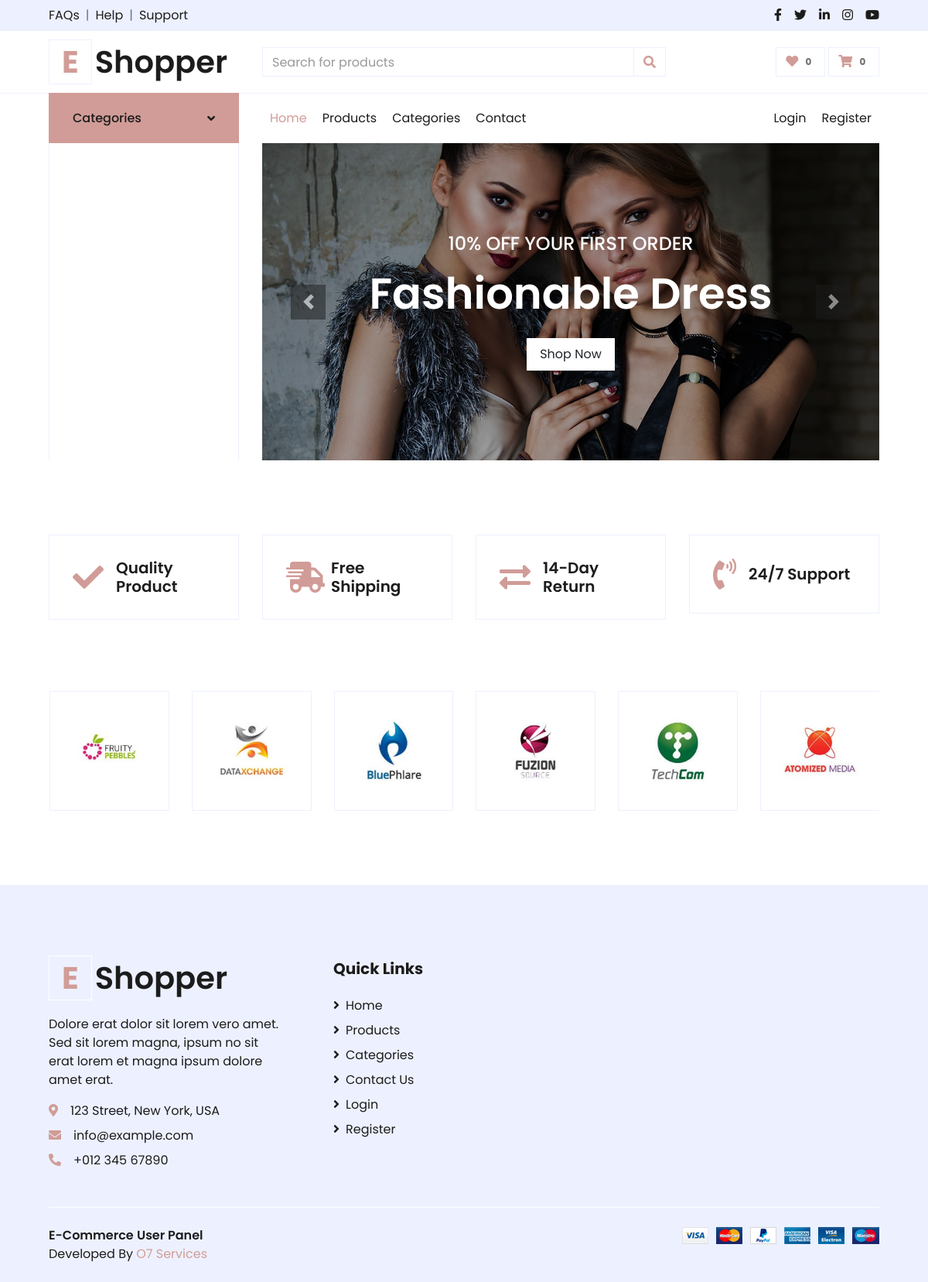
Page /Userside/index on the earlier database version.
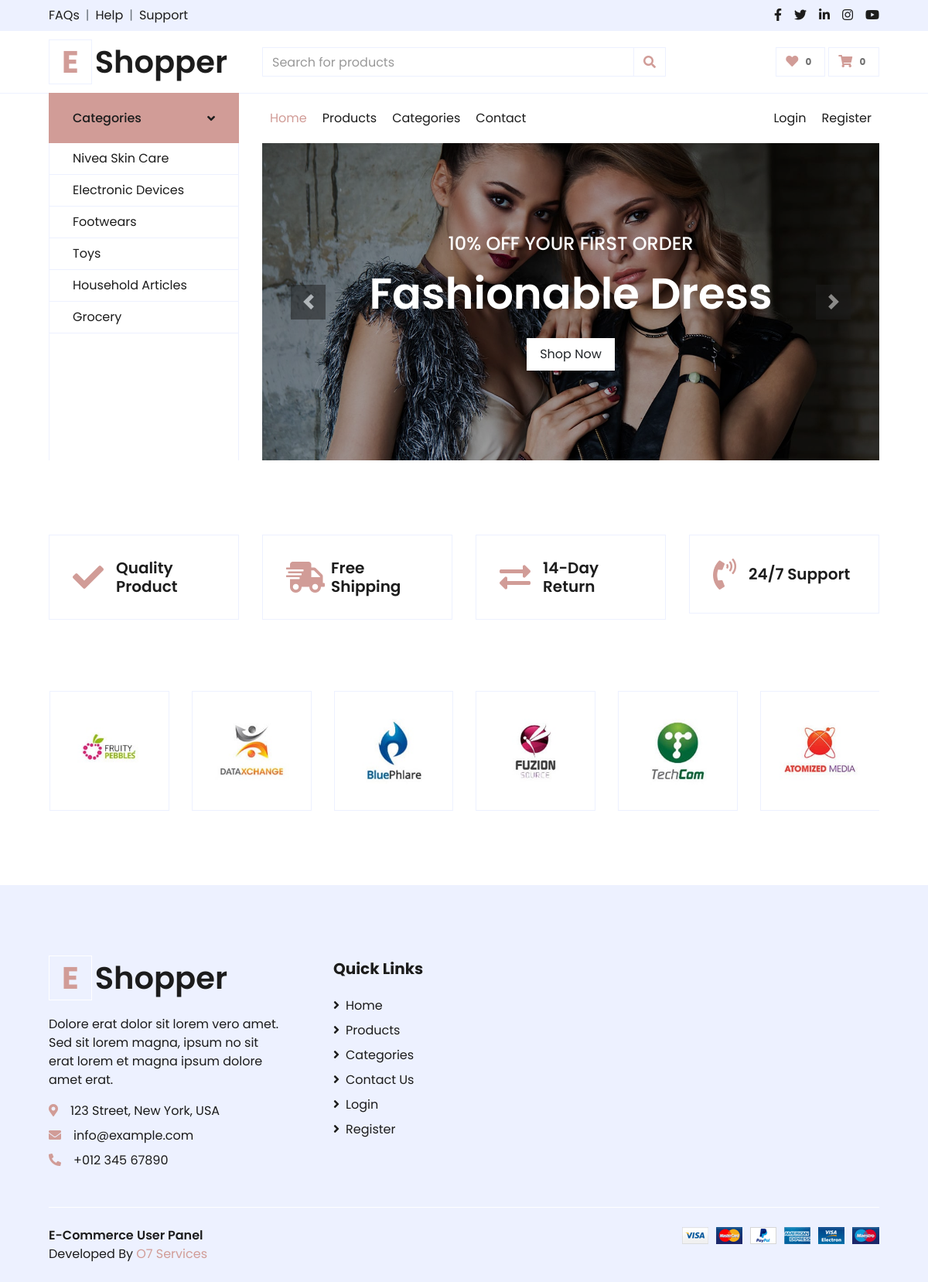
Same page on the later database version.
### Adminside/models.py (models this page shows, shortened)
class Category(models.Model):
    category_name = models.CharField(max_length=255)
    category_image = models.ImageField(upload_to="categories", default="")

### Userside/views.py (the view)
# urls.py: path("index",views.index,name="index"),
def index(request):
    categories_data = Category.objects.all()[:6]
    trendy_products = Product.objects.filter(is_teends_or_just_arived=True)[:8]
    just_arrive_products = Product.objects.filter(is_teends_or_just_arived=False)[:8]
    return render(request,"Userside/index.html",{"categories_data":categories_data,"trendy_products":trendy_products,"just_arrive_products":just_arrive_products})

### Userside/templates/Userside/index.html (shortened to what this page needs)
<!DOCTYPE html>
{% load static %}
<html lang="en">
   <head>
      <link href="https://cdnjs.cloudflare.com/ajax/libs/font-awesome/5.10.0/css/all.min.css" rel="stylesheet">
      <link href="{% static 'Userside/lib/owlcarousel/assets/owl.carousel.min.css' %}" rel="stylesheet">
      <link href="{% static 'Userside/css/style.css' %}" rel="stylesheet">
   </head>
   <body>
      <div class="container-fluid">
         <div class="row bg-secondary py-2 px-xl-5">
            <div class="col-lg-6 d-none d-lg-block">
               <div class="d-inline-flex align-items-center">
                  <a class="text-dark" href="">FAQs</a>
                  <span class="text-muted px-2">|</span>
                  <a class="text-dark" href="">Help</a>
                  <span class="text-muted px-2">|</span>
                  <a class="text-dark" href="">Support</a>
               </div>
            </div>
            <div class="col-lg-6 text-center text-lg-right">
               <div class="d-inline-flex align-items-center">
                  <a class="text-dark px-2" href="">
                  <i class="fab fa-facebook-f"></i>
                  </a>
                  <a class="text-dark px-2" href="">
                  <i class="fab fa-twitter"></i>
                  </a>
                  <a class="text-dark px-2" href="">
                  <i class="fab fa-linkedin-in"></i>
                  </a>
                  <a class="text-dark px-2" href="">
                  <i class="fab fa-instagram"></i>
                  </a>
                  <a class="text-dark pl-2" href="">
                  <i class="fab fa-youtube"></i>
                  </a>
               </div>
            </div>
         </div>
         <div class="row align-items-center py-3 px-xl-5">
            <div class="col-lg-3 d-none d-lg-block">
               <a href="" class="text-decoration-none">
                  <h1 class="m-0 display-5 font-weight-semi-bold"><span class="text-primary font-weight-bold border px-3 mr-1">E</span>Shopper</h1>
               </a>
            </div>
            <div class="col-lg-6 col-6 text-left">
               <form action="">
                  <div class="input-group">
                     <input type="text" class="form-control" placeholder="Search for products">
                     <div class="input-group-append">
                        <span class="input-group-text bg-transparent text-primary">
                        <i class="fa fa-search"></i>
                        </span>
                     </div>
                  </div>
               </form>
            </div>
            <div class="col-lg-3 col-6 text-right">
               <a href="" class="btn border">
               <i class="fas fa-heart text-primary"></i>
               <span class="badge">0</span>
               </a>
               <a href="" class="btn border">
               <i class="fas fa-shopping-cart text-primary"></i>
               <span class="badge">0</span>
               </a>
            </div>
         </div>
      </div>
      <div class="container-fluid mb-5">
         <div class="row border-top px-xl-5">
            <div class="col-lg-3 d-none d-lg-block">
               <a class="btn shadow-none d-flex align-items-center justify-content-between bg-primary text-white w-100" data-toggle="collapse" href="#navbar-vertical" style="height: 65px; margin-top: -1px; padding: 0 30px;">
                  <h6 class="m-0">Categories</h6>
                  <i class="fa fa-angle-down text-dark"></i>
               </a>
               <nav class="collapse show navbar navbar-vertical navbar-light align-items-start p-0 border border-top-0 border-bottom-0" id="navbar-vertical">
                  <div class="navbar-nav w-100 overflow-hidden" style="height: 410px">
                     {% for i in categories_data %}
                     <a href="{% url 'category-based-products' i.id %}" class="nav-item nav-link">{{i.category_name}}</a>
                     {% endfor %}
                  </div>
               </nav>
            </div>
            <div class="col-lg-9">
               <nav class="navbar navbar-expand-lg bg-light navbar-light py-3 py-lg-0 px-0">
                  <div class="collapse navbar-collapse justify-content-between" id="navbarCollapse">
                    {% if request.user.is_authenticated %}
                     <div class="navbar-nav mr-auto py-0">
                        <a href="{% url 'user-dashboard' %}" class="nav-item nav-link active">Home</a>
                        <a href="{% url 'all-products' %}" class="nav-item nav-link">Products</a>
                        <a href="{% url 'all-categories' %}" class="nav-item nav-link">Categories</a>
                        <div class="nav-item dropdown">
                           <a href="#" class="nav-link dropdown-toggle" data-toggle="dropdown">Account</a>
                           <div class="dropdown-menu rounded-0 m-0">
                              <a href="cart.html" class="dropdown-item">Shopping Cart</a>
                              <a href="checkout.html" class="dropdown-item">Orders</a>
                           </div>
                        </div>
                        <a href="contact.html" class="nav-item nav-link">Contact Us</a>
                     </div>
                     <div class="navbar-nav ml-auto py-0">
                        <a href="#" class="nav-item nav-link">Welcome {{request.user}}</a>
                        <a href="{% url 'user-logout' %}" class="nav-item nav-link">Logout</a>
                     </div>
                     {% else %}
                     <div class="navbar-nav mr-auto py-0">
                        <a href="{% url 'user-dashboard' %}" class="nav-item nav-link active">Home</a>
                        <a href="{% url 'all-products' %}" class="nav-item nav-link">Products</a>
                        <a href="{% url 'all-categories' %}" class="nav-item nav-link">Categories</a>
                        <a href="contact.html" class="nav-item nav-link">Contact</a>
                     </div>
                     <div class="navbar-nav ml-auto py-0">
                        <a href="{% url 'user-login' %}" class="nav-item nav-link">Login</a>
                        <a href="{% url 'user-register' %}" class="nav-item nav-link">Register</a>
                     </div>
                     {% endif %}
                  </div>
               </nav>
               <div id="header-carousel" class="carousel slide" data-ride="carousel">
                  <div class="carousel-inner">
                     <div class="carousel-item active" style="height: 410px;">
                        <img class="img-fluid" src="{% static 'Userside/img/carousel-1.jpg' %}" alt="Image">
                        <div class="carousel-caption d-flex flex-column align-items-center justify-content-center">
                           <div class="p-3" style="max-width: 700px;">
                              <h4 class="text-light text-uppercase font-weight-medium mb-3">10% Off Your First Order</h4>
                              <h3 class="display-4 text-white font-weight-semi-bold mb-4">Fashionable Dress</h3>
                              <a href="" class="btn btn-light py-2 px-3">Shop Now</a>
                           </div>
                        </div>
                     </div>
                  </div>
                  <a class="carousel-control-prev" href="#header-carousel" data-slide="prev">
                     <div class="btn btn-dark" style="width: 45px; height: 45px;">
                        <span class="carousel-control-prev-icon mb-n2"></span>
                     </div>
                  </a>
                  <a class="carousel-control-next" href="#header-carousel" data-slide="next">
                     <div class="btn btn-dark" style="width: 45px; height: 45px;">
                        <span class="carousel-control-next-icon mb-n2"></span>
                     </div>
                  </a>
               </div>
            </div>
         </div>
      </div>
      <div class="container-fluid pt-5">
         <div class="row px-xl-5 pb-3">
            <div class="col-lg-3 col-md-6 col-sm-12 pb-1">
               <div class="d-flex align-items-center border mb-4" style="padding: 30px;">
                  <h1 class="fa fa-check text-primary m-0 mr-3"></h1>
                  <h5 class="font-weight-semi-bold m-0">Quality Product</h5>
               </div>
            </div>
            <div class="col-lg-3 col-md-6 col-sm-12 pb-1">
               <div class="d-flex align-items-center border mb-4" style="padding: 30px;">
                  <h1 class="fa fa-shipping-fast text-primary m-0 mr-2"></h1>
                  <h5 class="font-weight-semi-bold m-0">Free Shipping</h5>
               </div>
            </div>
            <div class="col-lg-3 col-md-6 col-sm-12 pb-1">
               <div class="d-flex align-items-center border mb-4" style="padding: 30px;">
                  <h1 class="fas fa-exchange-alt text-primary m-0 mr-3"></h1>
                  <h5 class="font-weight-semi-bold m-0">14-Day Return</h5>
               </div>
            </div>
            <div class="col-lg-3 col-md-6 col-sm-12 pb-1">
               <div class="d-flex align-items-center border mb-4" style="padding: 30px;">
                  <h1 class="fa fa-phone-volume text-primary m-0 mr-3"></h1>
                  <h5 class="font-weight-semi-bold m-0">24/7 Support</h5>
               </div>
            </div>
         </div>
      </div>
      <div class="container-fluid py-5">
         <div class="row px-xl-5">
            <div class="col">
               <div class="owl-carousel vendor-carousel">
                  <div class="vendor-item border p-4">
                     <img src="{% static 'Userside/img/vendor-1.jpg' %}" alt="">
                  </div>
                  <div class="vendor-item border p-4">
                     <img src="{% static 'Userside/img/vendor-2.jpg' %}" alt="">
                  </div>
                  <div class="vendor-item border p-4">
                     <img src="{% static 'Userside/img/vendor-3.jpg' %}" alt="">
                  </div>
                  <div class="vendor-item border p-4">
                     <img src="{% static 'Userside/img/vendor-4.jpg' %}" alt="">
                  </div>
                  <div class="vendor-item border p-4">
                     <img src="{% static 'Userside/img/vendor-5.jpg' %}" alt="">
                  </div>
                  <div class="vendor-item border p-4">
                     <img src="{% static 'Userside/img/vendor-6.jpg' %}" alt="">
                  </div>
               </div>
            </div>
         </div>
      </div>
      <div class="container-fluid bg-secondary text-dark mt-5 pt-5">
         <div class="row px-xl-5 pt-5">
            <div class="col-lg-4 col-md-12 mb-5 pr-3 pr-xl-5">
               <a href="" class="text-decoration-none">
                  <h1 class="mb-4 display-5 font-weight-semi-bold"><span class="text-primary font-weight-bold border border-white px-3 mr-1">E</span>Shopper</h1>
               </a>
               <p>Dolore erat dolor sit lorem vero amet. Sed sit lorem magna, ipsum no sit erat lorem et magna ipsum dolore amet erat.</p>
               <p class="mb-2"><i class="fa fa-map-marker-alt text-primary mr-3"></i>123 Street, New York, USA</p>
               <p class="mb-2"><i class="fa fa-envelope text-primary mr-3"></i>info@example.com</p>
               <p class="mb-0"><i class="fa fa-phone-alt text-primary mr-3"></i>+012 345 67890</p>
            </div>
            <div class="col-lg-8 col-md-12">
               <div class="row">
                  <div class="col-md-5 mb-5">
                     <h5 class="font-weight-bold text-dark mb-4">Quick Links</h5>
                     <div class="d-flex flex-column justify-content-start">
                        {% if request.user.is_authenticated %}
                        <a class="text-dark mb-2" href="index.html"><i class="fa fa-angle-right mr-2"></i>Home</a>
                        <a class="text-dark mb-2" href="shop.html"><i class="fa fa-angle-right mr-2"></i>Products</a>
                        <a class="text-dark mb-2" href="detail.html"><i class="fa fa-angle-right mr-2"></i>Categories</a>
                        <a class="text-dark mb-2" href="cart.html"><i class="fa fa-angle-right mr-2"></i>Shopping Cart</a>
                        <a class="text-dark mb-2" href="checkout.html"><i class="fa fa-angle-right mr-2"></i>Orders</a>
                        <a class="text-dark" href="contact.html"><i class="fa fa-angle-right mr-2"></i>Contact Us</a>
                        <a class="text-dark" href="{% url 'user-logout' %}"><i class="fa fa-angle-right mr-2"></i>Logout</a>
                        {% else %}
                        <a class="text-dark mb-2" href="{% url 'user-dashboard' %}"><i class="fa fa-angle-right mr-2"></i>Home</a>
                        <a class="text-dark mb-2" href="index.html"><i class="fa fa-angle-right mr-2"></i>Products</a>
                        <a class="text-dark mb-2" href="index.html"><i class="fa fa-angle-right mr-2"></i>Categories</a>
                        <a class="text-dark mb-2" href="index.html"><i class="fa fa-angle-right mr-2"></i>Contact Us</a>
                        <a class="text-dark mb-2" href="{% url 'user-login' %}"><i class="fa fa-angle-right mr-2"></i>Login</a>
                        <a class="text-dark mb-2" href="{% url 'user-register' %}"><i class="fa fa-angle-right mr-2"></i>Register</a>
                        {% endif %}
                     </div>
                  </div>
               </div>
            </div>
         </div>
         <div class="row border-top border-light mx-xl-5 py-4">
            <div class="col-md-6 px-xl-0">
               <p class="mb-md-0 text-center text-md-left text-dark">
                  <a class="text-dark font-weight-semi-bold" href="#">E-Commerce</a>
                  <a class="text-dark font-weight-semi-bold" href="#">User Panel</a><br>
                  Developed By <a href="https://o7services.com" target="_blank">O7 Services</a>
               </p>
            </div>
            <div class="col-md-6 px-xl-0 text-center text-md-right">
               <img class="img-fluid" src="{% static 'Userside/img/payments.png' %}" alt="">
            </div>
         </div>
      </div>
   </body>
</html>

Differences in the rows shown:
added Category: category_name "Nivea Skin Care"
added Category: category_name "Electronic Devices"
added Category: category_name "Footwears"
added Category: category_name "Toys"
added Category: category_name "Household Articles"
added Category: category_name "Grocery"
